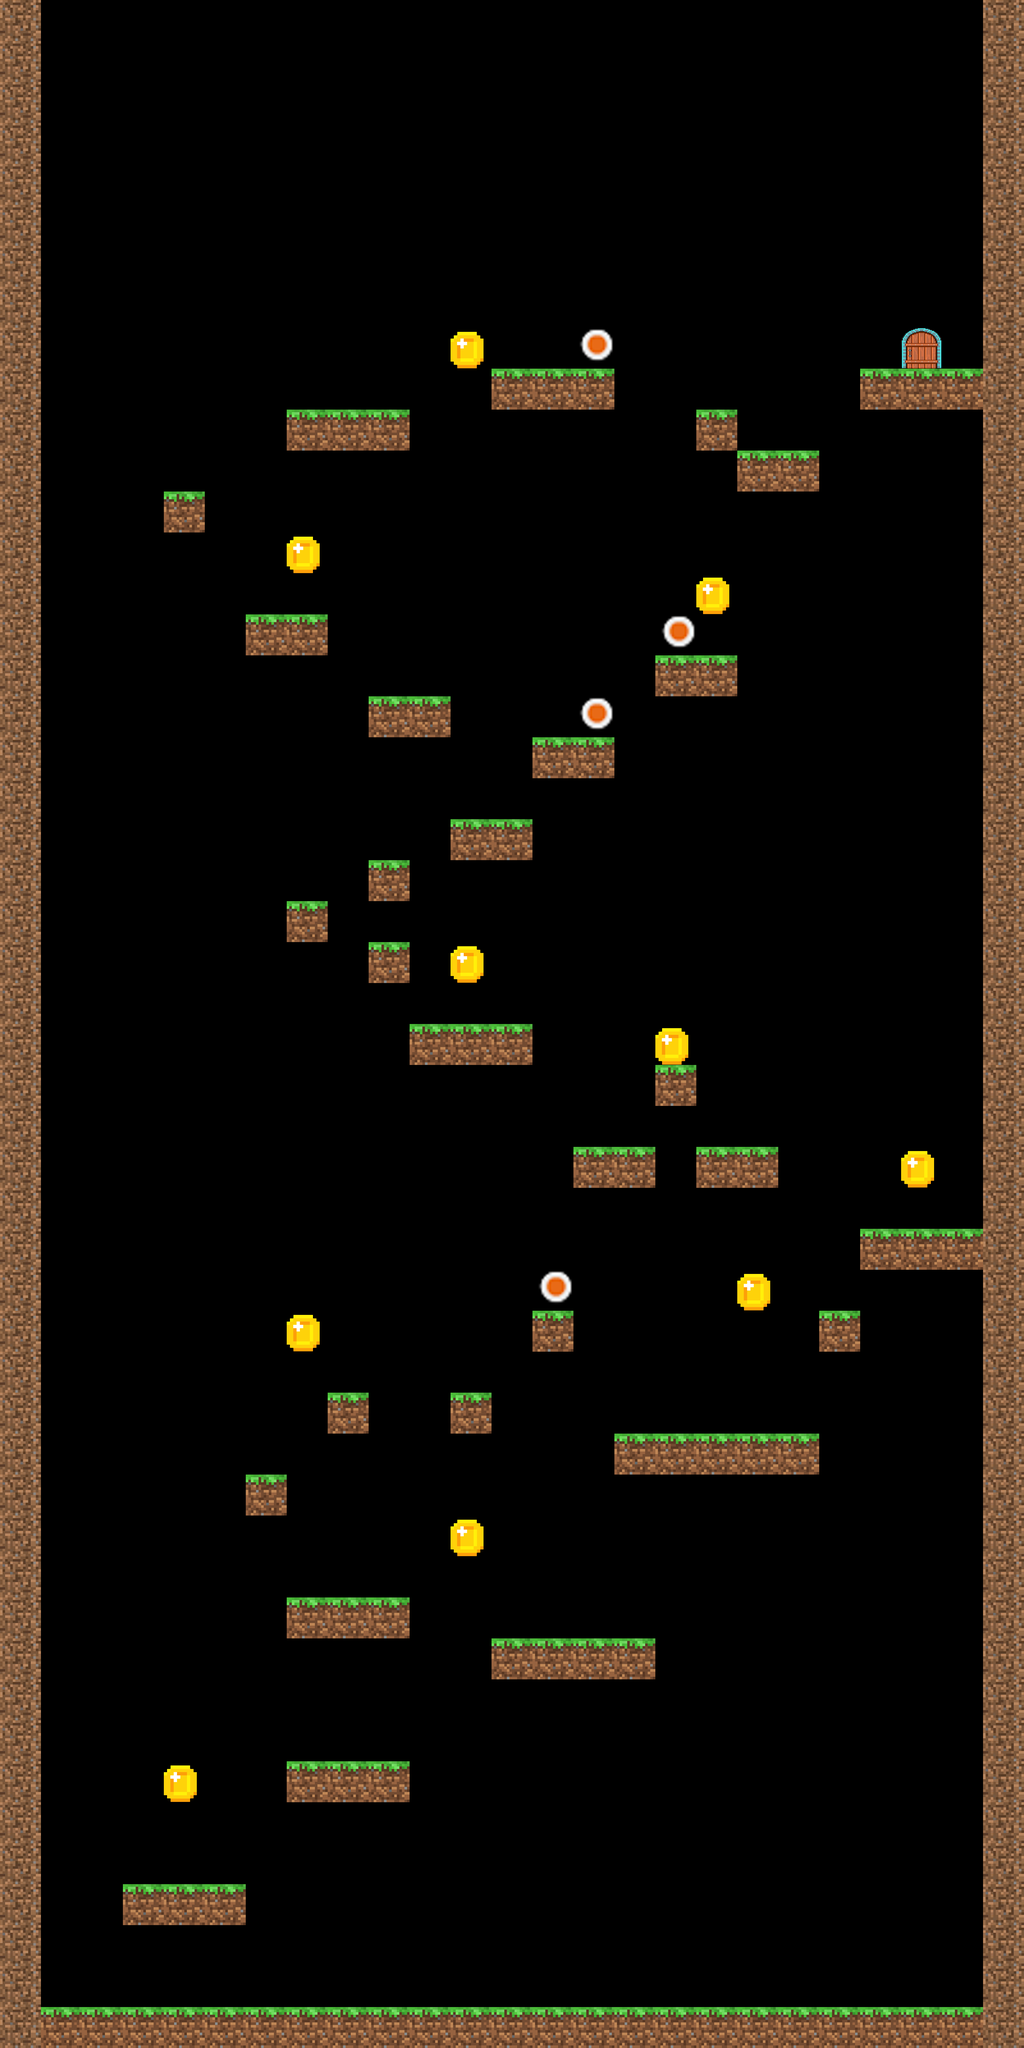

A level layout from a 2D game, rendered from its tile map. Below: a short description, then the map file with tile-grid data replaced by summaries:
An orthogonal 25x50 tile map with 128x128 px tiles, 4 tile layers (Platform_layer, Door_layer, Coin_layer, Button_layer), 5 tilesets.

<map version="1.2" tiledversion="1.3.1" orientation="orthogonal" renderorder="right-down" compressionlevel="0" width="25" height="50" tilewidth="128" tileheight="128" infinite="0" nextlayerid="7" nextobjectid="1">
 <tileset firstgid="1" name="Coin" tilewidth="104" tileheight="116" tilecount="1" columns="0">
  <grid orientation="orthogonal" width="1" height="1" />
  <tile id="0">
   <image width="104" height="116" source="../Sprites/Coin.png" />
  </tile>
 </tileset>
 <tileset firstgid="2" name="Door" tilewidth="128" tileheight="128" tilecount="1" columns="0">
  <grid orientation="orthogonal" width="1" height="1" />
  <tile id="0">
   <image width="128" height="128" source="../Sprites/Door_close.png" />
  </tile>
 </tileset>
 <tileset firstgid="3" name="Wall" tilewidth="128" tileheight="128" tilecount="1" columns="1">
  <image source="../Sprites/mud_wall.jpg" width="128" height="128" />
 </tileset>
 <tileset firstgid="4" name="Ground" tilewidth="128" tileheight="128" tilecount="1" columns="1">
  <image source="../Sprites/Grass_mud.png" width="128" height="128" />
 </tileset>
 <tileset firstgid="5" name="Button" tilewidth="128" tileheight="128" tilecount="1" columns="1">
  <image source="../Sprites/Button.png" width="128" height="128" />
 </tileset>
 <layer id="1" name="Platform_layer" width="25" height="50">
  <data>[1250 cells, 183 non-empty, 2 distinct tile ids]</data>
 </layer>
 <layer id="5" name="Door_layer" width="25" height="50">
  <data>[1250 cells, 1 non-empty, 1 distinct tile ids]</data>
 </layer>
 <layer id="3" name="Coin_layer" width="25" height="50">
  <data>[1250 cells, 10 non-empty, 1 distinct tile ids]</data>
 </layer>
 <layer id="6" name="Button_layer" width="25" height="50">
  <data>[1250 cells, 4 non-empty, 1 distinct tile ids]</data>
 </layer>
</map>